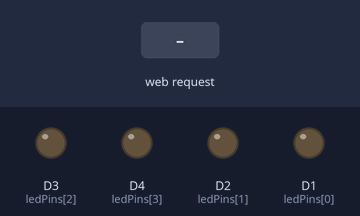
A sketch run on a simulated ESP8266 (NodeMCU). Parts: output pins drawn as LEDs (lit = HIGH). Inputs (shaded band) come from the test bench. What the sketch prints to the serial monitor is not drawn.

Above: at 2.2 s.
2.3 s: HTTP request GET /led_1 received
At 3.5 s:
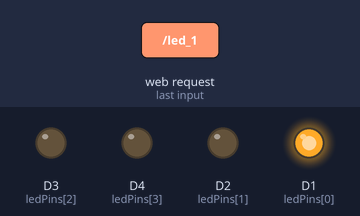
3.8 s: HTTP request GET /led_2 received
At 4.6 s:
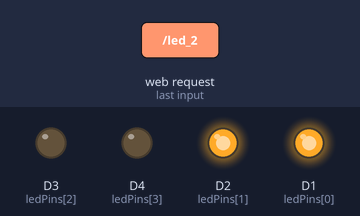
5.3 s: HTTP request GET /led_3 received
At 5.8 s:
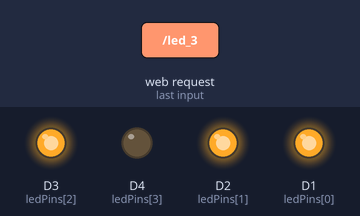
6.8 s: HTTP request GET /led_4 received
At 8.0 s:
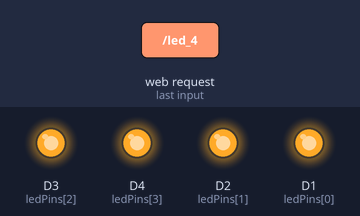
8.3 s: HTTP request GET /led_1 received
At 9.3 s:
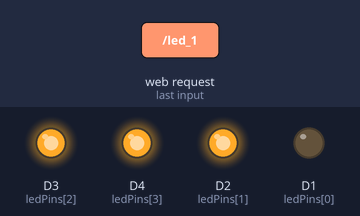
9.8 s: HTTP request GET /led_2 received
At 10.4 s:
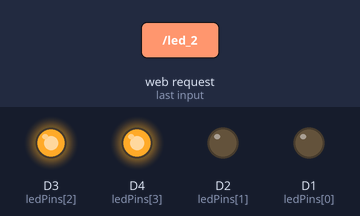
Timing chart, 0 to 12.3 s (numbered marks = the images above; inputs shaded):
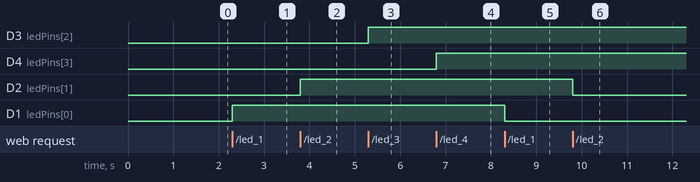

The sketch:

node.ino
```cpp
#include <ESP8266WiFi.h>
#include <WiFiClient.h>
#include <ESP8266WebServer.h>
#include <ArduinoJson.h>
#include <string>
#include <Servo.h>

#ifndef APSSID
#define APSSID "ESP32_ACP"
#define APPSK "ece@123ece"
#endif

/* Declare the pins for the leds and their status var */
int ledPins[] = {D1, D2, D3, D4};
bool buttonOn[] = {false, false, false, false};

/* Set these to your desired credentials. */
const char *ssid = APSSID;
const char *password = APPSK;

ESP8266WebServer server(80);

/* Just a little test message.  Go to http://192.168.4.1 in a web browser
   connected to this access point to see it.
*/
void handleRoot()
{
    server.send(200, "text/html", "<h1>You are connected</h1>");
}

/*
  Function to control the led status
  Turns on and off individual leds based on the endpoint
*/
void toggleLed(int button)
{
    StaticJsonDocument<200> jsonDoc; // Adjust the size according to your needs

    if (button >= 0 && button < sizeof(ledPins) / sizeof(ledPins[0]))
    {
        digitalWrite(ledPins[button], !digitalRead(ledPins[button])); // Toggle the LED state

        // Build the JSON response
        jsonDoc["status"] = "success";
        jsonDoc["message"] = "LED state toggled";
        jsonDoc["ledStatus"] = digitalRead(ledPins[button]);

        // Convert the JSON document to a string
        String jsonResponse;
        serializeJson(jsonDoc, jsonResponse);

        // Send the JSON response
        server.send(200, "application/json", jsonResponse);
    }
    else
    {
        // Build the JSON response for an invalid button
        jsonDoc["status"] = "error";
        jsonDoc["message"] = "Invalid button";

        // Convert the JSON document to a string
        String jsonResponse;
        serializeJson(jsonDoc, jsonResponse);

        // Send the JSON response
        server.send(400, "application/json", jsonResponse);
    }
}

/*
  Setup function to initialize the initial state
*/
void setup()
{
    // LED pin mode setup and initialization to LOW
    for (auto pin : ledPins)
    {
        pinMode(pin, OUTPUT);
        digitalWrite(pin, LOW);
    }

    delay(1000);
    Serial.begin(115200);
    Serial.println();
    Serial.print("Configuring access point...");
    /* You can remove the password parameter if you want the AP to be open. */
    WiFi.softAP(ssid, password);

    IPAddress myIP = WiFi.softAPIP();
    Serial.print("AP IP address: ");
    server.on("/", handleRoot);
    server.on("/led_1", []() { toggleLed(0); });
    server.on("/led_2", []() { toggleLed(1); });
    server.on("/led_3", []() { toggleLed(2); });
    server.on("/led_4", []() { toggleLed(3); });
    server.begin();
    Serial.println("HTTP server started");
}

void loop()
{
    server.handleClient();
}
```

Measured:
- after the input at 2.3 s, D1 (ledPins[0]): LOW → HIGH at once
- after the input at 3.8 s, D2 (ledPins[1]): LOW → HIGH at once
- after the input at 5.3 s, D3 (ledPins[2]): LOW → HIGH at once
- after the input at 6.8 s, D4 (ledPins[3]): LOW → HIGH at once
- after the input at 8.3 s, D1 (ledPins[0]): HIGH → LOW at once
- after the input at 9.8 s, D2 (ledPins[1]): HIGH → LOW at once
